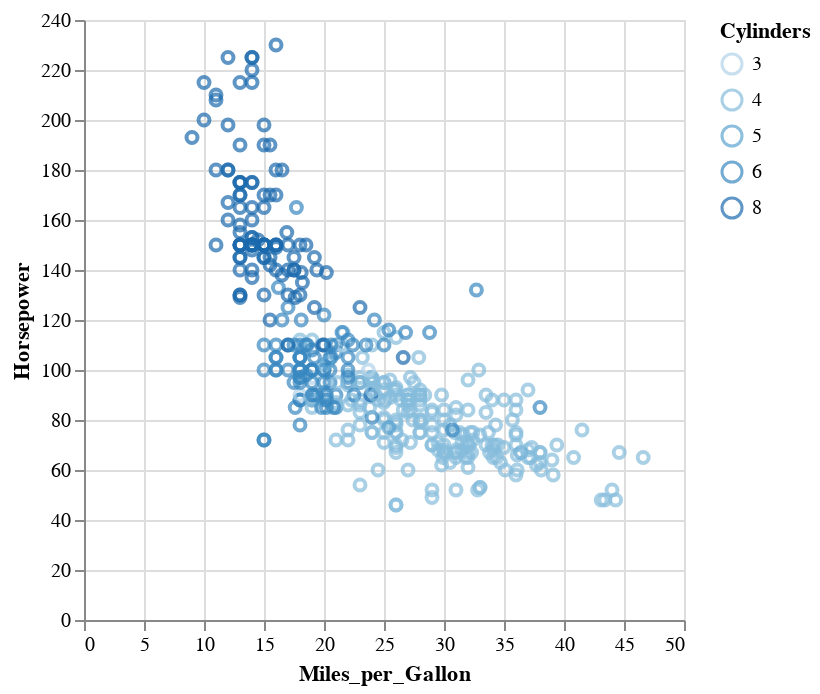

This figure's notebook cell:
### Markdown cell above
Altair по-прежнему выбирает непрерывное значение, потому что количество цилиндров числовое. Можем улучшить это, указав, что данные следует рассматривать как дискретное упорядоченное значение, добавив ":O" ("O" для "порядковых" или "упорядоченных категорий") после кодирования (encoding):

### Code cell
alt.Chart(cars).mark_point().encode(
    x='Miles_per_Gallon',
    y='Horsepower',
    color='Cylinders:O'
)

### Figure 1 — Vega-Lite specification as saved in the notebook (floating-point values rounded to 4 significant figures; data arrays with more than 128 entries replaced by an {"elided": "..."} marker saying what was removed)
{"config": {"view": {"continuousWidth": 300, "continuousHeight": 300}}, "data": {"name": "data-f02450ab61490a1363517a0190416235"}, "mark": {"type": "point"}, "encoding": {"color": {"field": "Cylinders", "type": "ordinal"}, "x": {"field": "Miles_per_Gallon", "type": "quantitative"}, "y": {"field": "Horsepower", "type": "quantitative"}}, "$schema": "https://vega.github.io/schema/vega-lite/v5.15.1.json", "datasets": {"data-f02450ab61490a1363517a0190416235": {"elided": "406 records"}}}
